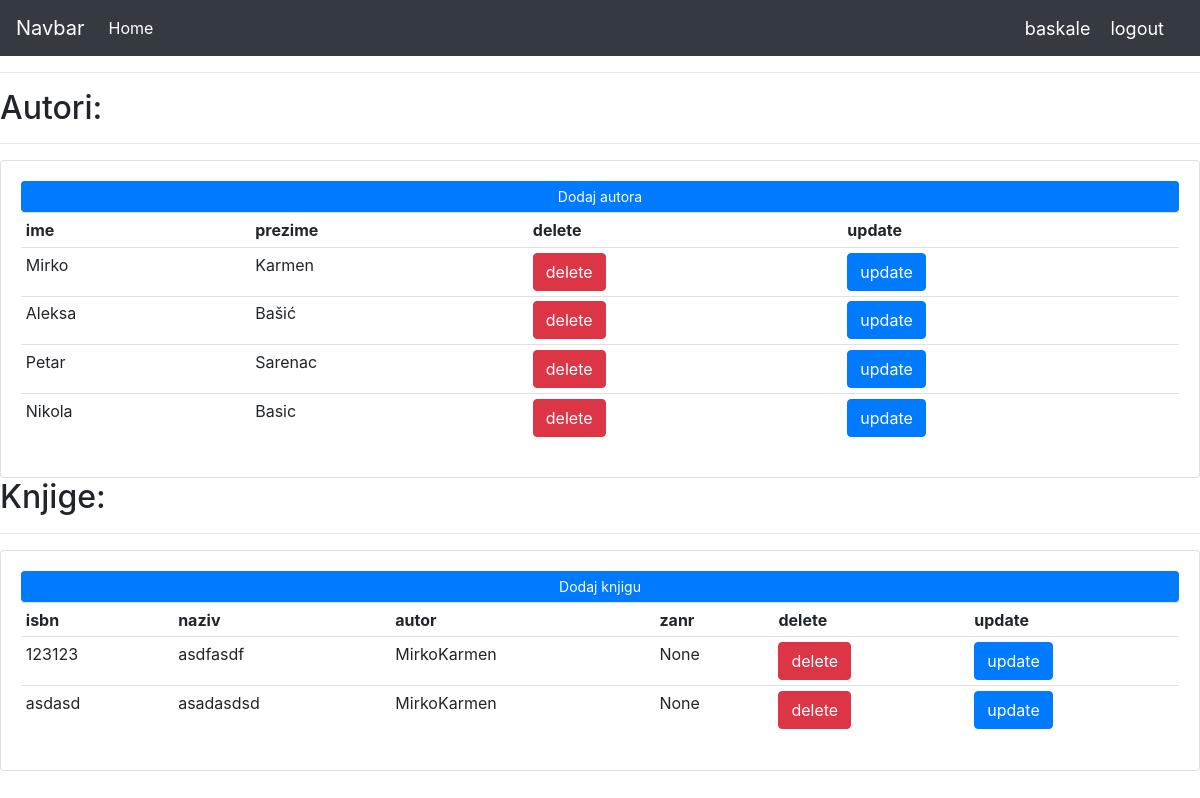
The app's page / (signed in) with its own data.
### biblioteka/models.py (models this page shows, shortened)
class Autor(models.Model):
    ime = models.CharField(max_length=20)
    prezime = models.CharField(max_length=20)
    def __str__(self):
        return self.ime + self.prezime

class Knjiga(models.Model):
    STATUS = (
        ('biografija', 'biografija'),
        ('komedija', 'komedija'),
        ('drama', 'drama'),
        ('roman', 'roman'),
    )
    isbn = models.CharField(max_length=50)
    naziv = models.CharField(max_length=50)
    autor = models.ForeignKey(Autor, null=True, on_delete=models.SET_NULL)
    zanr = models.CharField(max_length=200, null=True, choices=STATUS)

### biblioteka/decorator.py (the view)
        def wrapped_function(request, *args, **kwargs):
            group = None
            if request.user.groups.exists():
                group = request.user.groups.all()[0].name
            if group == 'korisnik':
                return redirect('biblioteka:korisnik')
            if group == 'admin':
                return view_func(request, *args, **kwargs)

### biblioteka/decorator.py (called while the page is built)
def admin_only(view_func):
        def wrapped_function(request, *args, **kwargs):
            group = None
            if request.user.groups.exists():
                group = request.user.groups.all()[0].name
            if group == 'korisnik':
                return redirect('biblioteka:korisnik')
            if group == 'admin':
                return view_func(request, *args, **kwargs)
        return wrapped_function

### biblioteka/views.py (called while the page is built)
@login_required(login_url='biblioteka:login')
@admin_only
def biblioteka(request):
    autor = Autor.objects.all()
    knjiga = Knjiga.objects.all()
    return render(request, 'biblioteka/dashboard.html', {'autor': autor, 'knjiga': knjiga})

### biblioteka/templates/biblioteka/dashboard.html (shortened to what this page needs)
{% extends 'biblioteka/main.html' %}
{% block content %}
<hr class = "row">
    <h2>Autori:</h2>
    <hr>
    <div class="card card-body">
        <a class="btn btn-primary btn-sm btn-block" href="{% url 'biblioteka:dodajAutor' %}">Dodaj autora
        </a>
        <table class="table table-sm">
            <tr>
                <th>ime</th>
                <th>prezime</th>
                <th>delete</th>
                <th>update</th>
            </tr>
            {% for i in autor %}
            <tr>
                 <td>{{i.ime}}</td>
                 <td>{{i.prezime}}</td>
                 <td><a type="button" class="btn btn-danger" href="{% url 'biblioteka:obrisiAutor' i.id %}">delete</a></td>
                 <td><a type="button" class="btn btn-primary" href="{% url 'biblioteka:updateAutor' i.id %}">update</a></td>
            </tr>
            {% endfor %}
        </table>
    </div>
    <h2>Knjige:</h2>
    <hr>
    <div class = "card card-body">
        <a class = "btn btn-primary btn-sm btn-block"  href="{% url 'biblioteka:dodajKnjiga' %}">Dodaj knjigu
        </a>
        <table class="table table-sm">
            <tr>
                <th>isbn</th>
                <th>naziv</th>
                <th>autor</th>
                <th>zanr</th>
                <th>delete</th>
                <th>update</th>
            </tr>
            {% for i in knjiga %}
            <tr>
                <td>{{i.isbn}}</td>
                <td>{{i.naziv}}</td>
                <td>{{i.autor}}</td>
                <td>{{i.zanr}}</td>
                <td><a type="button" class="btn btn-danger"  href="{% url 'biblioteka:obrisiKnjiga' i.id %}">delete</a></td>
                <td><a type="button" class="btn btn-primary"  href="{% url 'biblioteka:updateKnjiga' i.id %}">update</a></td>
            </tr>
            {% endfor %}
        </table>
    </div>
{% endblock %}

### biblioteka/templates/biblioteka/navbar.html (shortened to what this page needs)
<nav class="navbar navbar-expand-lg navbar-dark bg-dark">
    <a class="navbar-brand" href="#">Navbar</a>
    <div class="collapse navbar-collapse" id="navbarNav">
        <ul class="navbar-nav">
            <li class="nav-item active">
                <a class="nav-link" href="{% url 'biblioteka:home' %}">Home <span class="sr-only">(current)</span></a>
            </li>
        </ul>
    </div>
    <span class="hello-msg">{{ request.user }}</span>
    <span><a class="hello-msg" href="{% url 'biblioteka:logout' %}">logout</a></span>
</nav>

### biblioteka/templates/biblioteka/navbar.html (style rules this page uses)
.hello-msg { font-size: 18px; color: #fff; margin-right: 20px; }

### records on screen
Autor: ime "Mirko", prezime "Karmen"
Autor: ime "Aleksa", prezime "Bašić"
Autor: ime "Petar", prezime "Sarenac"
Autor: ime "Nikola", prezime "Basic"
Knjiga: isbn "123123", naziv "asdfasdf", autor "MirkoKarmen", zanr "None"
Knjiga: isbn "asdasd", naziv "asadasdsd", autor "MirkoKarmen", zanr "None"

### other values on screen
{{ request.user }} "baskale"
